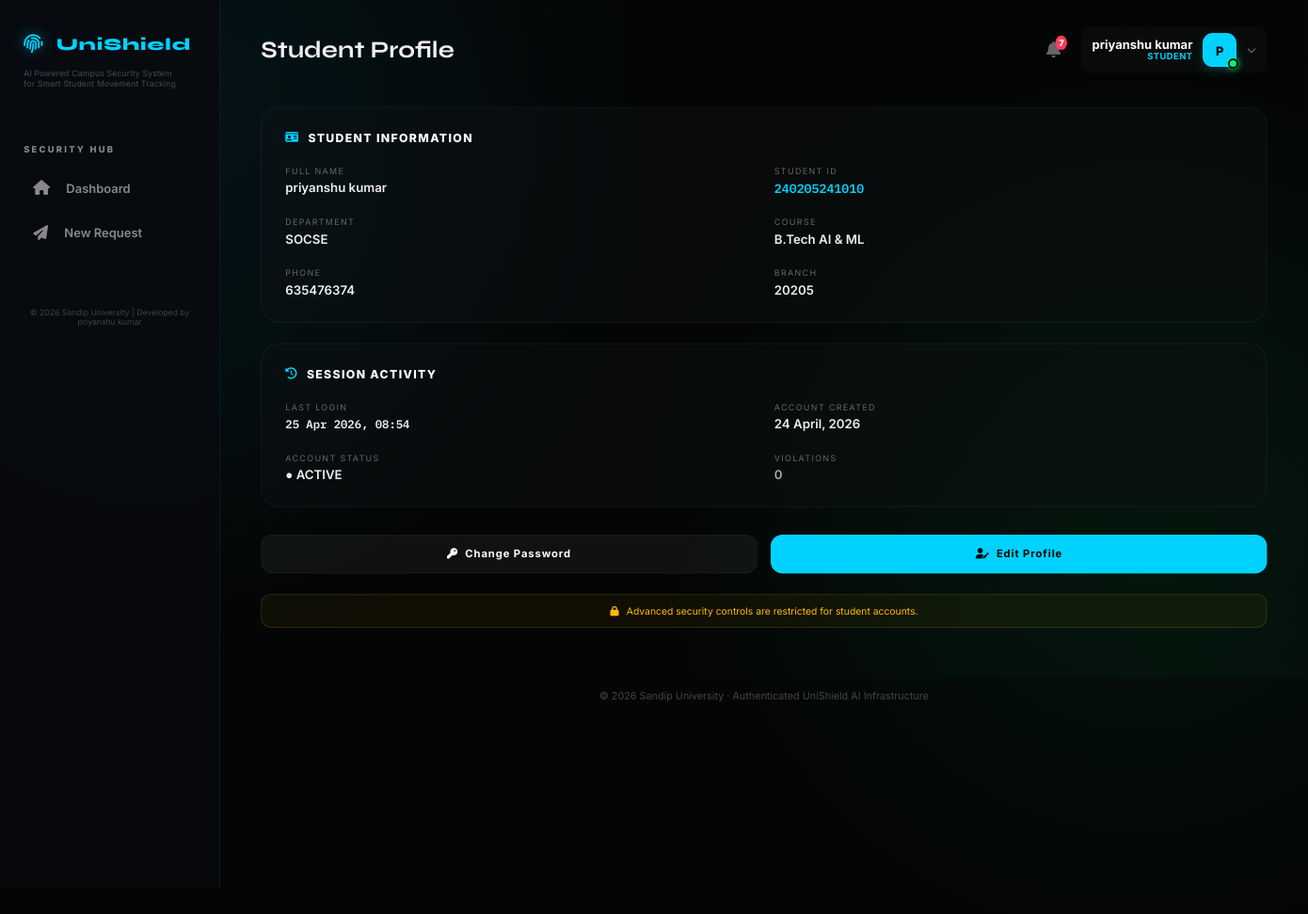
Page /auth/profile (signed in) on the committed database.
### models/user.py (models this page shows, shortened)
class User(db.Model, UserMixin):
    __tablename__ = 'users'
    id = db.Column(db.Integer, primary_key=True)
    username = db.Column(db.String(80), unique=True, nullable=False)
    email = db.Column(db.String(120), unique=True)
    password_hash = db.Column(db.String(128), nullable=False)
    role = db.Column(db.String(20), nullable=False)  # admin | guard | student
    name = db.Column(db.String(100), nullable=False)
    student_id = db.Column(db.String(50), unique=True)
    phone = db.Column(db.String(15))
    parent_phone = db.Column(db.String(15))
    department = db.Column(db.String(200))
    course = db.Column(db.String(100))
    session_year = db.Column(db.String(50))
    year = db.Column(db.Integer)
    hostel_room = db.Column(db.String(20))
    face_encoded = db.Column(db.Text)          # JSON string of encoding
    face_image = db.Column(db.String(200))     # Full path to encoded photo
    photo_path = db.Column(db.String(200))     # Path to stored photo
    id_card_photo = db.Column(db.String(200))  # Path to ID card scan
    is_blacklisted = db.Column(db.Boolean, default=False)
    violations = db.Column(db.Integer, default=0)
    admin_role = db.Column(db.String(30), default='VIEWER') # OWNER | SUPER_ADMIN | SECURITY_ADMIN | VIEWER
    employee_id = db.Column(db.String(50), unique=True)
    permissions = db.Column(db.Text) # JSON list of permissions
    status = db.Column(db.String(20), default='PENDING') # PENDING | ACTIVE | INACTIVE
    last_login = db.Column(db.DateTime)
    last_active = db.Column(db.DateTime, default=datetime.utcnow)
    last_action = db.Column(db.String(200)) # Last readable action performed
    is_active = db.Column(db.Boolean, default=True)
    created_at = db.Column(db.DateTime, default=datetime.utcnow)
    signature_path = db.Column(db.String(200))
    stamp_path = db.Column(db.String(200))
    assigned_gate = db.Column(db.String(50))
    shift_timing = db.Column(db.String(100))
    emergency_contact = db.Column(db.String(15))
    aadhar_document = db.Column(db.String(200))  # Self-attested document

### routes/auth.py (the view, shortened to what this page needs)
@auth_bp.route('/profile')
@login_required
def profile():
    from models.outpass import Outpass
    from datetime import datetime
    if current_user.role == 'student':
        active_students = Outpass.query.filter_by(student_id=current_user.id, status='out').count()
        pending_approvals = Outpass.query.filter_by(student_id=current_user.id, status='pending').count()
        late_students = Outpass.query.filter(
            Outpass.student_id == current_user.id,
            Outpass.status == 'out',
            Outpass.expected_return < datetime.utcnow()
        ).count()
    return render_template('common/profile.html',
                         active_students=active_students,
                         pending_approvals=pending_approvals,
                         late_students=late_students)

### templates/common/profile.html (shortened to what this page needs)
{% extends "base.html" %}
{% block page_title %}{{ current_user.role | capitalize }} Profile{% endblock %}
{% block content %}
<div class="profile-wrapper{% if current_user.role == 'student' %} student-view{% endif %}">
    <div class="access-panel">
        {% if current_user.role == 'student' %}
        <div class="blk">
            <div class="blk-title"><i class="fas fa-id-card"></i> Student Information</div>
            <div class="info-grid2">
                <div class="df">
                    <p class="lbl">Full Name</p>
                    <p class="val">{{ current_user.name }}</p>
                </div>
                <div class="df">
                    <p class="lbl">Student ID</p>
                    <p class="val mono" style="color:var(--accent);">{{ current_user.student_id }}</p>
                </div>
                <div class="df">
                    <p class="lbl">Department</p>
                    <p class="val">{{ current_user.department if current_user.department else '—' }}</p>
                </div>
                <div class="df">
                    <p class="lbl">Course</p>
                    <p class="val">{{ current_user.course if current_user.course else '—' }}</p>
                </div>
                <div class="df">
                    <p class="lbl">Phone</p>
                    <p class="val">{{ current_user.phone if current_user.phone else '—' }}</p>
                </div>
                <div class="df">
                    <p class="lbl">Branch</p>
                    <p class="val">{{ current_user.session_year if current_user.session_year else '—' }}</p>
                </div>
            </div>
        </div>
        <div class="blk">
            <div class="blk-title"><i class="fas fa-clock-rotate-left"></i> Session Activity</div>
            <div class="info-grid2">
                <div class="df">
                    <p class="lbl">Last Login</p>
                    <p class="val mono" style="font-size:.85rem;">
                        {{ current_user.last_login.strftime('%d %b %Y, %H:%M') if current_user.last_login else 'Active Now' }}
                    </p>
                </div>
                <div class="df">
                    <p class="lbl">Account Created</p>
                    <p class="val">{{ current_user.created_at.strftime('%d %B, %Y') if current_user.created_at else '—' }}</p>
                </div>
                <div class="df">
                    <p class="lbl">Account Status</p>
                    {% if current_user.is_blacklisted %}
                        <p class="val" style="color:var(--danger);">🔒 BLACKLISTED</p>
                    {% else %}
                        <p class="val c-green">● ACTIVE</p>
                    {% endif %}
                </div>
                <div class="df">
                    <p class="lbl">Violations</p>
                    <p class="val" style="color: {{ 'var(--danger)' if current_user.violations > 0 else '#aaa' }}">
                        {{ current_user.violations if current_user.violations else '0' }}
                    </p>
                </div>
            </div>
        </div>
        <div class="action-row" style="grid-template-columns: 1fr 1fr;">
            <a href="{{ url_for('auth.change_password') }}" class="abtn abtn-ghost">
                <i class="fas fa-key"></i> Change Password
            </a>
            <div class="abtn abtn-solid" onclick="openEditModal()">
                <i class="fas fa-user-pen"></i> Edit Profile
            </div>
        </div>
        <div style="text-align:center; padding: 0.75rem; background: rgba(255,184,0,0.05); border: 1px solid rgba(255,184,0,0.15); border-radius: 12px; font-size: 0.72rem; color: var(--warning);">
            <i class="fas fa-lock" style="margin-right:6px;"></i> Advanced security controls are restricted for student accounts.
        </div>
        {% endif %}
    </div>
</div>
<footer style="text-align:center; padding:2.5rem 0; font-size:.75rem; color:#444; margin-top:2rem;">
    &copy; 2026 Sandip University · Authenticated UniShield AI Infrastructure
</footer>
{% endblock %}

### templates/base.html (shortened to what this page needs)
<!DOCTYPE html>
<html lang="en">
<head>
    <link rel="stylesheet" href="https://cdnjs.cloudflare.com/ajax/libs/font-awesome/6.4.0/css/all.min.css">
</head>
<body>
    <div class="bg-blob blob-1"></div>
    <div class="bg-blob blob-2"></div>
    <div class="bg-blob blob-3"></div>
    {% if current_user.is_authenticated %}
    <aside>
        <a href="/" class="logo" style="margin-bottom: 1rem;">
            <i class="fas fa-fingerprint"></i>
            <span>UniShield</span>
        </a>
        <div style="font-size: 0.6rem; color: var(--text-muted); text-align: left; padding-left: 0.5rem; margin-bottom: 2rem; letter-spacing: 0.2px; line-height: 1.3; opacity: 0.7;">
            AI Powered Campus Security System<br>for Smart Student Movement Tracking
        </div>
        <div class="nav-section">
            <div class="nav-section-title">Security Hub</div>
            {% if current_user.role == 'admin' %}
                <a href="{{ url_for('admin.students') }}" class="nav-link"><i class="fas fa-users"></i> Students</a>
                <a href="{{ url_for('admin.manage_faculty') }}" class="nav-link"><i class="fas fa-user-shield"></i> Faculty Authority</a>
                <a href="{{ url_for('admin.guards') }}" class="nav-link"><i class="fas fa-shield-halved"></i> Security Guards</a>
                <a href="{{ url_for('admin.outpasses') }}" class="nav-link"><i class="fas fa-id-badge"></i> Outpasses</a>
                <a href="{{ url_for('gate.terminal') }}" class="nav-link"><i class="fas fa-microchip"></i> AI Gate</a>
                <div class="nav-section-title">Intelligence</div>
                <a href="{{ url_for('admin.analytics') }}" class="nav-link"><i class="fas fa-chart-line"></i> Analytics</a>
                <a href="{{ url_for('admin.reports') }}" class="nav-link"><i class="fas fa-history"></i> Activity Logs</a>
                <a href="{{ url_for('admin.sms_center') }}" class="nav-link"><i class="fas fa-sms"></i> SMS Center</a>
                <a href="{{ url_for('admin.manage_admins') }}" class="nav-link"><i class="fas fa-crown"></i> Admins</a>
            {% elif current_user.role == 'guard' %}
                <a href="{{ url_for('guard.dashboard') }}" class="nav-link"><i class="fas fa-desktop"></i> Terminal</a>
                <a href="{{ url_for('gate.terminal') }}" class="nav-link"><i class="fas fa-microchip"></i> AI Gate</a>
            {% elif current_user.role == 'warden' %}
                <a href="{{ url_for('warden.dashboard') }}" class="nav-link"><i class="fas fa-home"></i> Dashboard</a>
            {% elif current_user.role in ['hod', 'dean'] %}
                <a href="{{ url_for('faculty.dashboard') }}" class="nav-link"><i class="fas fa-home"></i> Dashboard</a>
            {% else %}
                <a href="{{ url_for('student.dashboard') }}" class="nav-link"><i class="fas fa-home"></i> Dashboard</a>
                <a href="{{ url_for('student.request_outpass') }}" class="nav-link"><i class="fas fa-paper-plane"></i> New Request</a>
            {% endif %}
            <div style="margin-top: 3rem; padding: 1rem 0.5rem 0 0.5rem; font-size: 0.6rem; color: var(--text-muted); text-align: center; opacity: 0.6; border-top: 1px solid rgba(255,255,255,0.03);">
                © 2026 Sandip University | Developed by priyanshu kumar
            </div>
        </div>
    </aside>
    {% endif %}
    <main style="{% if not current_user.is_authenticated %}margin-left: 0;{% endif %}">
        {% if current_user.is_authenticated %}
        <div class="top-bar">
            <h1 style="font-size: 1.75rem;">{% block page_title %}{% endblock %}</h1>
            <div style="display: flex; align-items: center; gap: 1.5rem;">
                {% if current_user.role == 'admin' %}
                <div class="nb-wrap" id="nb-wrap">
                  <button class="nb-btn" onclick="nbToggle()">🔔
                    <span class="nb-badge" id="nb-badge">0</span>
                  </button>
                  <div class="nb-panel" id="nb-panel">
                    <div class="nb-ph">
                      <span class="nb-pt">ALERTS</span>
                      <button class="nb-mar" onclick="nbMarkAll()">MARK ALL READ</button>
                    </div>
                    <div class="nb-list" id="nb-list"><div class="nb-empty">Loading...</div></div>
                    <div class="nb-footer"><button class="nb-foot-btn" onclick="window.location='/activity_logs.html'">VIEW FULL LOG →</button></div>
                  </div>
                </div>
                {% else %}
                <a href="#" class="notification-bell">
                    <i class="fas fa-bell"></i>
                    <span id="notif-badge" class="badge">0</span>
                </a>
                {% endif %}
                <div class="profile-dropdown-container">
                    <div class="profile-trigger" id="profileTrigger">
                        <div class="profile-info-text">
                            <p class="name">{{ current_user.name }}</p>
                            <p class="role">{{ current_user.role | upper }}</p>
                        </div>
                        <div class="avatar-box">
                            {% if current_user.photo_path %}
                                <img src="{{ url_for('static', filename='uploads/' + current_user.photo_path) }}" alt="Avatar">
                            {% else %}
                                <span>{{ current_user.name[0] | upper }}</span>
                            {% endif %}
                            <div class="online-dot"></div>
                        </div>
                        <i class="fas fa-chevron-down toggle-icon"></i>
                    </div>
                </div>
            </div>
        </div>
        {% endif %}
        {% block content %}{% endblock %}
    </main>
</body>
</html>

### templates/common/profile.html (style rules this page uses)
.profile-wrapper { display: grid; grid-template-columns: 290px 1fr; gap: 2rem; animation: fadeUp 0.4s ease-out; }
.profile-wrapper.student-view { grid-template-columns: 1fr; }
.access-panel { display:flex; flex-direction:column; gap:1.5rem; }
.blk { background:rgba(14,18,22,.45); border:1px solid var(--border); border-radius:22px; padding:1.75rem; }
.blk-title { font-size:.85rem; font-weight:800; letter-spacing:1.5px; text-transform:uppercase; color:#fff; display:flex; align-items:center; gap:10px; margin-bottom:1.5rem; }
.blk-title i { color:var(--accent); }
.info-grid2 { display:grid; grid-template-columns:repeat(2,1fr); gap:1.5rem; }
.df .lbl { font-size:.62rem; color:var(--text-muted); text-transform:uppercase; letter-spacing:1.5px; margin-bottom:6px; }
.df .val { font-size:.92rem; color:#eee; font-weight:600; }
.c-green { color:var(--success); }
.action-row { display:grid; grid-template-columns:repeat(3,1fr); gap:1rem; margin-top:.5rem; }
.abtn { display:flex; align-items:center; justify-content:center; gap:8px; padding:.9rem; border-radius:14px; font-size:.78rem; font-weight:700; letter-spacing:1px; text-decoration:none; cursor:pointer; transition:.3s; }
.abtn-ghost { background:rgba(255,255,255,.05); border:1px solid var(--border); color:#fff; }
.abtn-solid { background:var(--accent); color:#000; border:none; }

### rows in the picture
User: role "Student", name "priyanshu kumar", role "STUDENT", name "P", student_id "240205241010", department "SOCSE", course "B.Tech AI & ML", phone "635476374", session_year "20205", last_login "25 Apr 2026, 08:54", created_at "24 April, 2026", violations "0"
